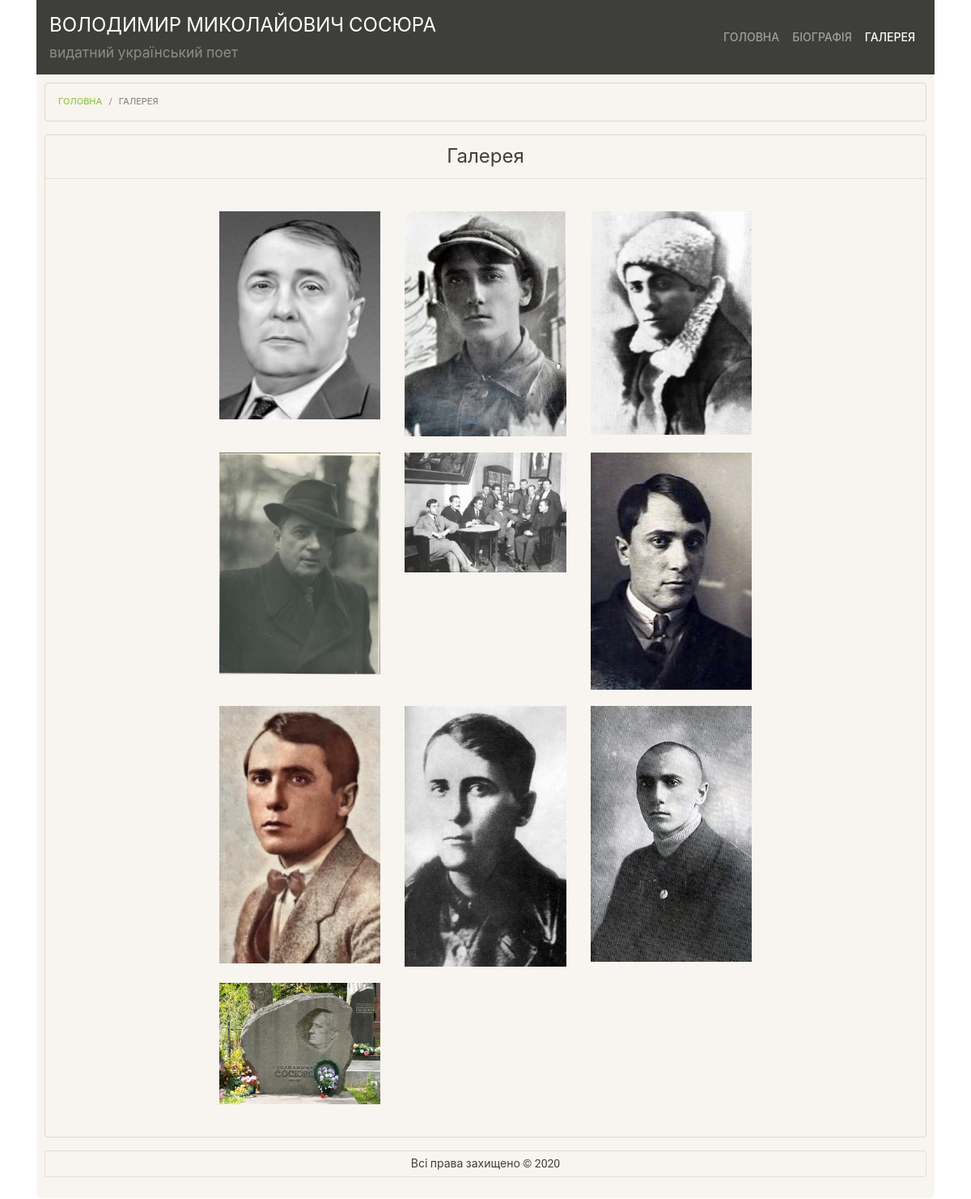
The app's page /lab10/public/gallery.php with its own data.
### tables this page shows
CREATE TABLE `site_head` (
  `id` int(11) NOT NULL,
  `author_full_name` varchar(50) NOT NULL,
  `description` varchar(50) NOT NULL
);

CREATE TABLE `gallery` (
  `id` int(11) NOT NULL,
  `photo_url` varchar(50) NOT NULL
);

### lab10/src/services/Utils.php (called while the page is built, shortened)
<?php
class Utils {
    public static function get_file_hash($filename) {
        return date('YmdHis', filemtime($filename));
    }
}

### lab10/src/services/Auth.php (called while the page is built, shortened)
<?php
class Auth {
    private static ?Auth $singleton = null;
    private PDO $db;
    private function __construct(PDO $db) {
        $this->db = $db;
    }
    public static function instance() {
        if (Auth::$singleton == null) {
            include __DIR__."/../../config/db.php";
            Auth::$singleton = new Auth($db);
        }
        return Auth::$singleton;
    }
    public function getDb() {
        return $this->db;
    }
}

### lab10/src/dao/PdoDao.php (called while the page is built, shortened)
<?php
abstract class PdoDao {
    protected PDO $db;
    public function __construct(PDO $db) {
        $this->db = $db;
    }
    public function getAll() {
        $stmt = $this->db->query("SELECT * FROM `{$this->getTableName()}`");
        return array_map(function($arr) {
            return $this->associativeArrayToObject($arr);
        }, $stmt->fetchAll());
    }
    public function getById($id) {
        $stmt = $this->db->prepare("SELECT * FROM `{$this->getTableName()}` WHERE `id` = ?");
        $stmt->execute([$id]);
        $row = $stmt->fetch();
        return $this->associativeArrayToObject($row);
    }
}

### lab10/src/dao/SiteHeadDaoPdo.php (called while the page is built, shortened)
<?php
require_once __DIR__ . "/../models/SiteHead.php";
require_once __DIR__ . "/PdoDao.php";
class SiteHeadDaoPdo extends PdoDao {
    protected function getTableName() {
        return self::TABLE_NAME;
    }
    protected function associativeArrayToObject($arr) {
        return SiteHead::fromArray($arr);
    }
}

### lab10/src/models/SiteHead.php (called while the page is built, shortened)
<?php
class SiteHead {
    private $author_full_name;
    private $description;
    public static function fromArray($arr) {
        $obj = new SiteHead();
        foreach ($arr as $key => $value) {
            if (is_numeric($key)) continue;
            $obj->{$key} = $value;
        }
        return $obj;
    }
    public function getAuthorFullName() {
        return $this->author_full_name;
    }
    public function getDescription() {
        return $this->description;
    }
}

### lab10/src/dao/GalleryPhotoDaoPdo.php (called while the page is built, shortened)
<?php
require_once __DIR__ . "/../models/GalleryPhoto.php";
require_once __DIR__ . "/PdoDao.php";
class GalleryPhotoDaoPdo extends PdoDao {
    protected function getTableName() {
        return self::TABLE_NAME;
    }
    protected function associativeArrayToObject($arr) {
        return GalleryPhoto::fromArray($arr);
    }
}

### lab10/src/models/GalleryPhoto.php (called while the page is built, shortened)
<?php
class GalleryPhoto {
    private $photo_url;
    public static function fromArray($arr) {
        $obj = new GalleryPhoto();
        foreach ($arr as $key => $value) {
            if (is_numeric($key)) continue;
            $obj->{$key} = $value;
        }
        return $obj;
    }
    public function getPhotoUrl() {
        return $this->photo_url;
    }
}

### lab10/public/gallery.php (the view, shortened to what this page needs)
<?php
require_once __DIR__."/../config/db.php";
require_once __DIR__."/../src/dao/GalleryPhotoDaoPdo.php";
$galleryPhotoPdo = new GalleryPhotoDaoPdo($db);
$galleryPhotos = $galleryPhotoPdo->getAll();
$galleryPhotosCount = count($galleryPhotos);
$is_nav_page_gallery = true;
$breadcrumb_path = [
  "Головна" => "./",
  "Галерея" => "#",
];
require_once __DIR__."/templates/head.php";
?>
<div class="card bg-light mb-3 bio">
  <div class="card-header"><h1 class="bio-text-header text-center">Галерея</h1>  </div>
  <div class="card-body">
        <div class="row justify-content-center">
          <div class="col-md-8">
          <?php for ($i = 0; $i < $galleryPhotosCount; $i += 3): ?>
            <div class="row gallery-row">
                <?php for ($j = 0; $j < 3 && $i + $j < $galleryPhotosCount; $j++): ?>
                    <a href="../upload/<?= $galleryPhotos[$i + $j]->getPhotoUrl(); ?>" data-toggle="lightbox" data-gallery="example-gallery" class="col-sm-4">
                        <img src="../upload/<?= $galleryPhotos[$i + $j]->getPhotoUrl(); ?>" class="img-fluid">
                    </a>
                <?php endfor; ?>
            </div>
        <?php endfor; ?>
          </div>
        </div>
  </div>
</div>
<?php
require_once __DIR__."/templates/footer.php";
?>

### lab10/public/templates/head.php (shortened to what this page needs)
<?php
require_once __DIR__."/../../src/services/Utils.php";
require_once __DIR__."/../../src/services/Auth.php";
require_once __DIR__."/../../src/dao/SiteHeadDaoPdo.php";
$siteHeadPdo = new SiteHeadDaoPdo(Auth::instance()->getDb());
$siteHead = $siteHeadPdo->getById(1);
?>
<!DOCTYPE html>
<html lang="ua">
<head>
    <link rel="stylesheet" href="/assets/css/bootstrap.css?hash=<?= Utils::get_file_hash(__DIR__."/../assets/css/bootstrap.css"); ?>">
    <link rel="stylesheet" href="/assets/css/main.css?hash=<?= Utils::get_file_hash(__DIR__."/../assets/css/main.css"); ?>">
    <link rel="stylesheet" href="/assets/css/ekko-lightbox.css?hash=<?= Utils::get_file_hash(__DIR__."/../assets/css/ekko-lightbox.css"); ?>">
</head>
<body>
<div class="container">
    <nav class="navbar navbar-expand-lg navbar-dark bg-primary">
    <div class="row">
      <div class="col">
        <div class="row">
        <div class="col">
            <a class="navbar-brand" href="/"><?= $siteHead->getAuthorFullName(); ?></a>
        </div>
        </div>
        <div class="row">
        <div class="col">
            <h5 class="text-secondary"><?= $siteHead->getDescription(); ?></h5>
        </div>
        </div>
      </div>
    </div>
    <div class="collapse navbar-collapse justify-content-end" id="navbarColor01">
        <ul class="navbar-nav">
        <li class="nav-item <?= empty($is_nav_page_main) ? '' : 'active'; ?>">
            <a class="nav-link top-menu-link" href="/">Головна</a>
        </li>
        <li class="nav-item <?= empty($is_nav_page_bio) ? '' : 'active'; ?>">
            <a class="nav-link top-menu-link" href="/biography.php">Біографія</a>
        </li>
        <li class="nav-item <?= empty($is_nav_page_gallery) ? '' : 'active'; ?>">
            <a class="nav-link top-menu-link" href="/gallery.php">Галерея</a>
        </li>
        </ul>
    </div>
    </nav>
    <div class="jumbotron content">
      <ol class="breadcrumb">
        <?php
        foreach ($breadcrumb_path as $key => $value):
            if ($key != array_key_last($breadcrumb_path)):
        ?>
            <li class="breadcrumb-item"><a href="<?= $value; ?>"><?= $key; ?></a></li>
        <?php
            else:
        ?>
            <li class="breadcrumb-item active"><?= $key; ?></li>
        <?php
            endif;
        endforeach;
        ?>
      </ol>

### lab10/public/templates/footer.php
    <div class="footer card bg-light mb-3">
      <div class="card-body">
       <div class="text-center">
          Всі права захищено &copy; <?= date('Y'); ?>
       </div>
      </div>
    </div>
  </div>
</body>
</html>

### lab10/public/assets/css/main.css (style rules this page uses)
.footer { margin-top: 1rem; }
.footer > .card-body { padding: 5px; }
.navbar-brand { font-size: 24px; }
.top-menu-link { font-size: 14px !important; }
.content { padding: 10px; }
.bio { border: 1px solid #DFD7CA; border-radius: 0.25rem; }
.bio-text-header { margin: 0; padding: 0; font-size: 1.5rem; }
.gallery-row { margin: 20px 0; }

### records on screen
site_head: author_full_name "ВОЛОДИМИР МИКОЛАЙОВИЧ СОСЮРА", description "видатний український поет"
gallery: photo_url (picture)
gallery: photo_url (picture)
gallery: photo_url (picture)
gallery: photo_url (picture)
gallery: photo_url (picture)
gallery: photo_url (picture)
gallery: photo_url (picture)
gallery: photo_url (picture)
gallery: photo_url (picture)
gallery: photo_url (picture)

### other values on screen
$key "ГОЛОВНА"
$key "ГАЛЕРЕЯ"
